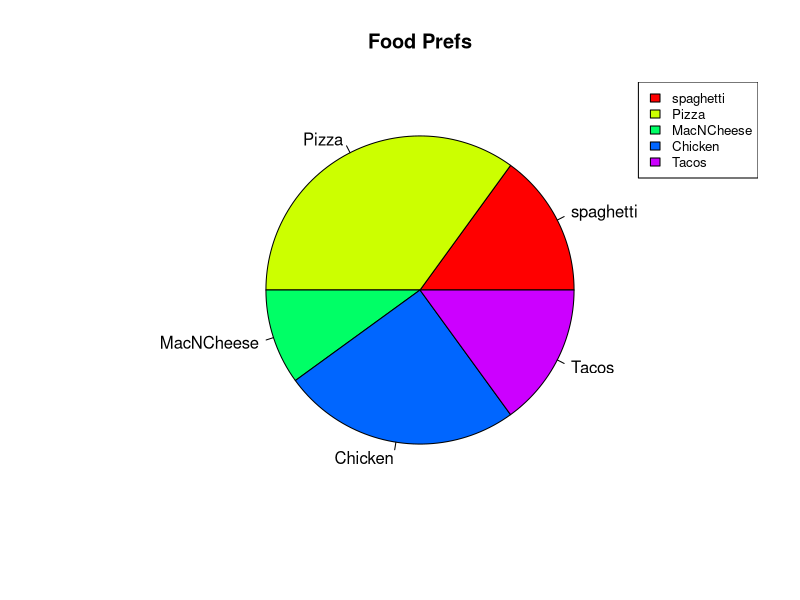

Source code (R):
#pie chart practice

#precentages of what kids want to eat
foodPref = c(15,35,10,25,15)
#labels for food
foodLabels = c("spaghetti", "Pizza", "MacNCheese", 
               "Chicken", "Tacos")
#write to a png
png(filename = "chilc_food_pref.png")
#colors for pie chart. colors are random
colors = rainbow(length(foodPref))
#creating pie chart passing the parameters
pie(foodPref, foodLabels, main = "Food Prefs", col = colors)
#legend in the topright of png. cex is text size
legend("topright", c("spaghetti", "Pizza", "MacNCheese", 
                     "Chicken", "Tacos"), cex = 0.8, 
       fill = colors)
#create the file/save chart
dev.off()